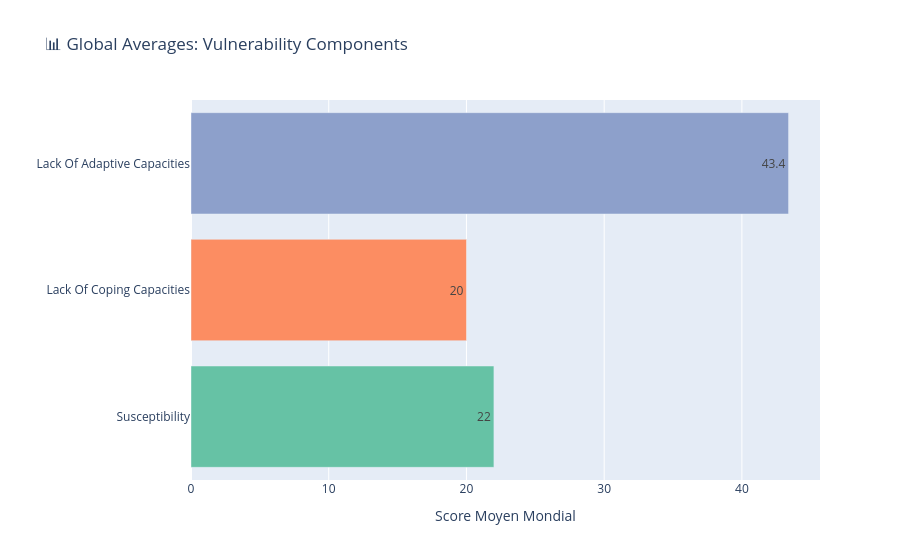

Source (notebook cell):
### Code cell
# Graphique 12 : Jauge Radar des Moyennes Globales
means = df_latest[['S', 'C', 'A']].mean()

fig5 = go.Figure()
fig5.add_trace(go.Bar(
    y=['Susceptibility', 'Lack Of Coping Capacities', 'Lack Of Adaptive Capacities'],
    x=means.values,
    orientation='h',
    marker=dict(color=['#66c2a5', '#fc8d62', '#8da0cb']),
    text=round(means, 1),
    textposition='auto'
))
fig5.update_layout(
    title='📊 Global Averages: Vulnerability Components',
    xaxis_title='Score Moyen Mondial',
    yaxis_title=''
)
fig5.show()

### Figure 1 — Plotly figure (JSON) as saved in the notebook; plotly's stock layout.template omitted (floating-point values rounded to 4 significant figures)
{"data": [{"marker": {"color": ["#66c2a5", "#fc8d62", "#8da0cb"]}, "orientation": "h", "text": [22.0, 20.0, 43.4], "textposition": "auto", "type": "bar", "x": [21.99, 20.01, 43.39], "y": ["Susceptibility", "Lack Of Coping Capacities", "Lack Of Adaptive Capacities"]}], "layout": {"title": {"text": "📊 Global Averages: Vulnerability Components"}, "xaxis": {"title": {"text": "Score Moyen Mondial"}}, "yaxis": {"title": {"text": ""}}}}
